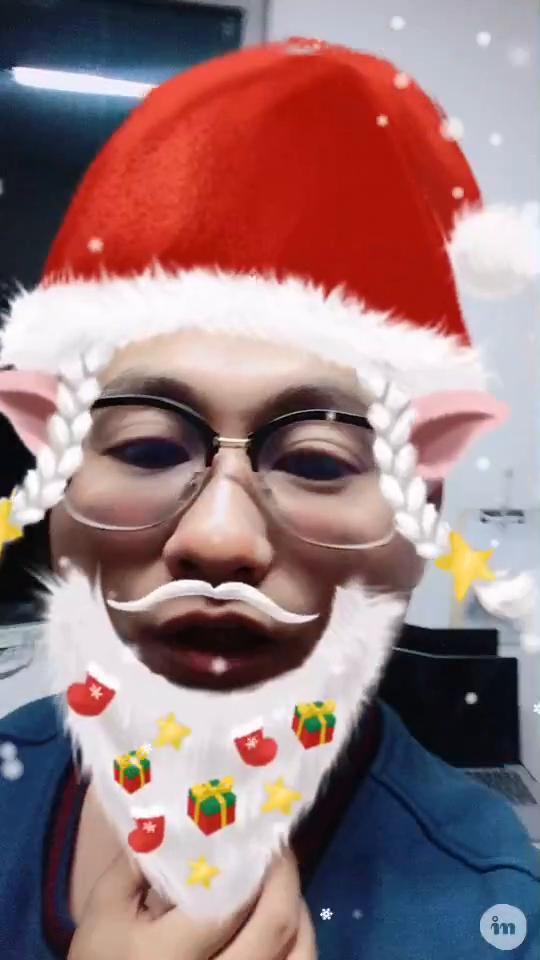
#> input picture frame 8 of opencv-playground/videos/christmas.mp4, 540 x 960 px
$ jupyter execute 5.load-video.ipynb
#> lines starting #> are read from the running program, lines starting #| are printed output that depends on the picture
## 数据读取 - 视频
- cv2.VideoCapture可以捕捉摄像头，用数字来控制不同的设备，例如0，1
- 如果是视频文件，则需要指定好路径即可

[cell 1]
import cv2 as cv

[cell 2]
capture = cv.VideoCapture('./videos/christmas.mp4')

[cell 3]
if capture.isOpened():
    isOpen, frame = capture.read()
#> frame is the input picture: shape (960, 540, 3); mean B, G, R 122.8, 120.5, 151.1
else:
    isOpen = False

[cell 4]
while isOpen:
    ret, frame = capture.read()
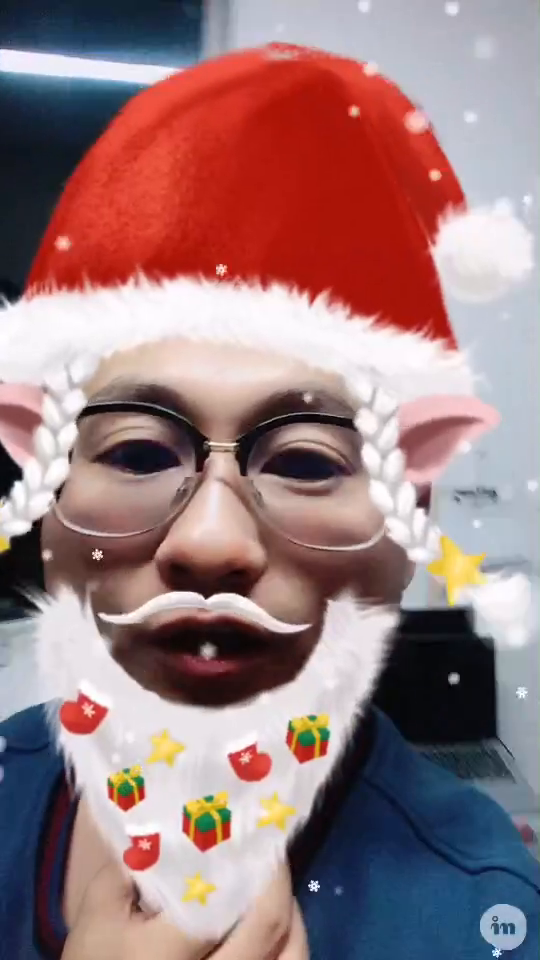
#> input picture frame 9 of opencv-playground/videos/christmas.mp4, 540 x 960 px
#> frame is the input picture: shape (960, 540, 3); mean B, G, R 125.3, 122.9, 153.4
    if frame is None:
        break
    if ret == True:
        gray = cv.cvtColor(frame, cv.COLOR_BGR2GRAY)
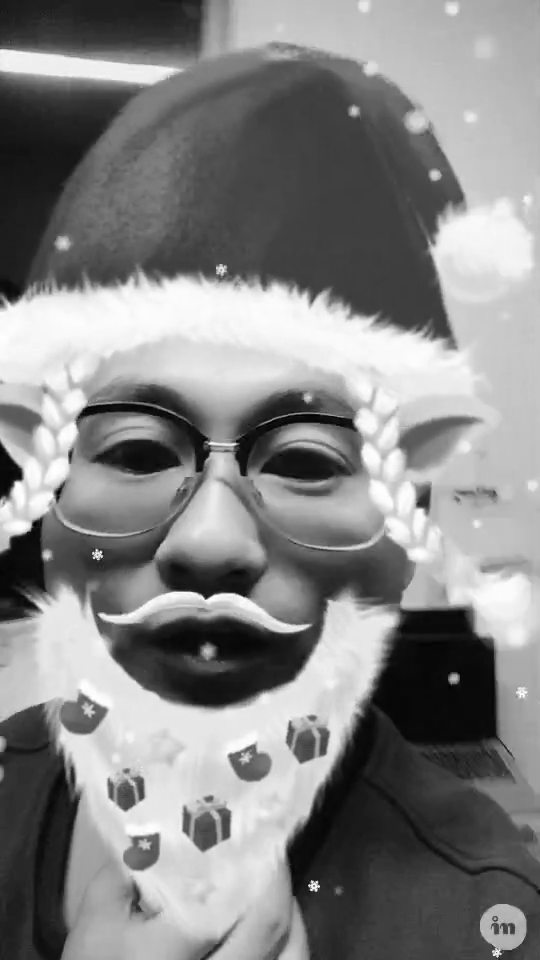
#> gray: shape (960, 540); min 0, max 255, mean 132.3
        cv.imshow('result', gray)
        if cv.waitKey(200) & 0xFF == 27:
#> (key Esc is pressed here)
            break

capture.release()
cv.destroyAllWindows()

$ run again, starting later in the video
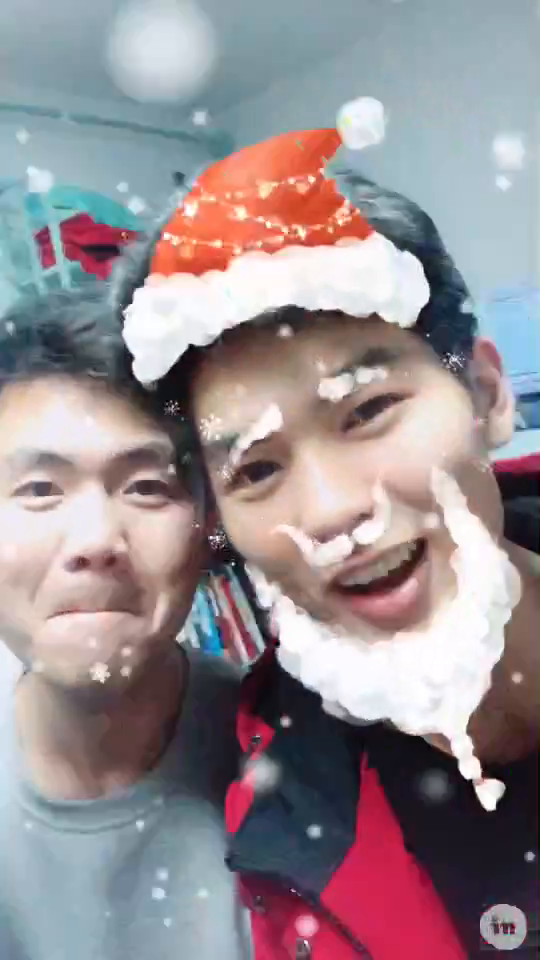
#> input picture frame 37 of opencv-playground/videos/christmas.mp4, 540 x 960 px
#> frame is the input picture: shape (960, 540, 3); mean B, G, R 146, 141.2, 151.8
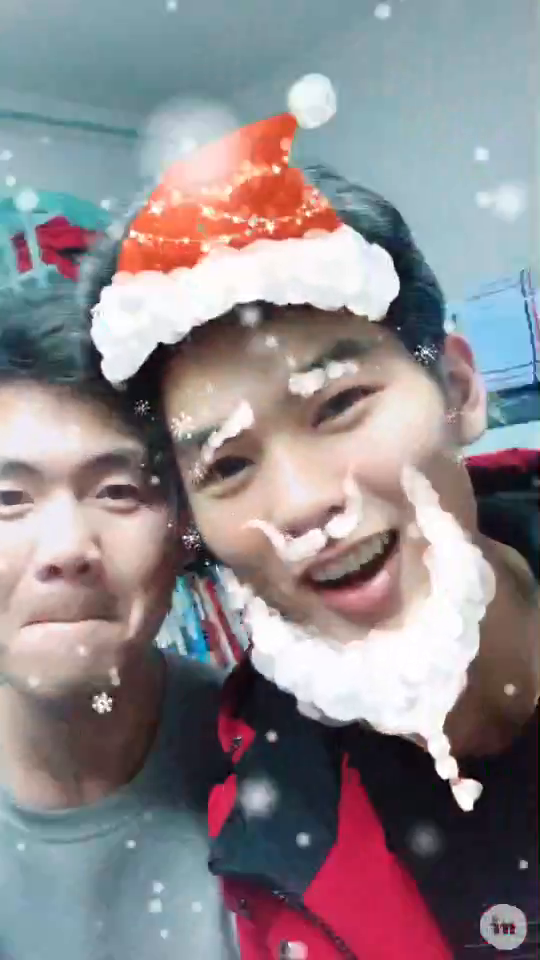
#> input picture frame 38 of opencv-playground/videos/christmas.mp4, 540 x 960 px
#> frame is the input picture: shape (960, 540, 3); mean B, G, R 139.5, 135.3, 142.3
#> `gray = cv.cvtColor(frame, cv.COLOR_BGR2GRAY)`:
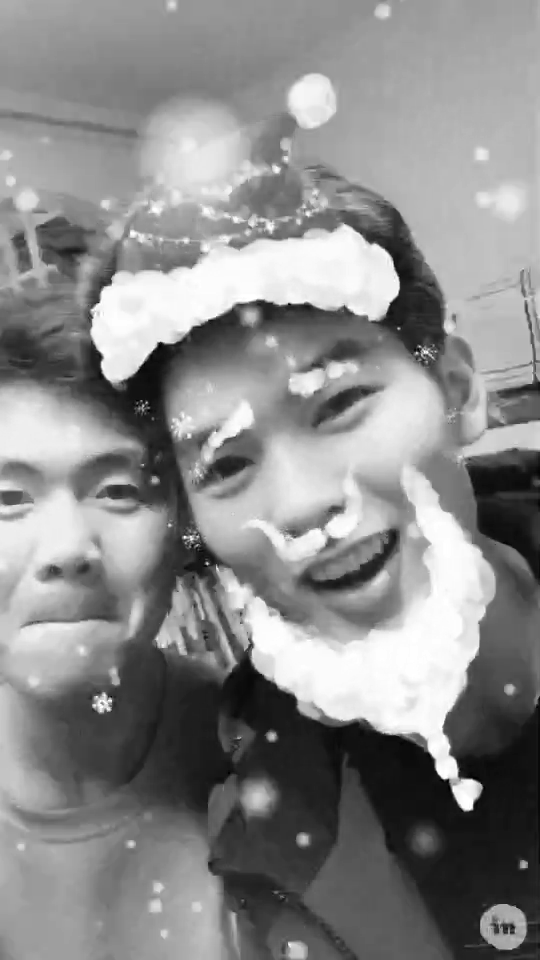
#> gray: shape (960, 540); min 0, max 255, mean 137.9

$ run again, starting later in the video
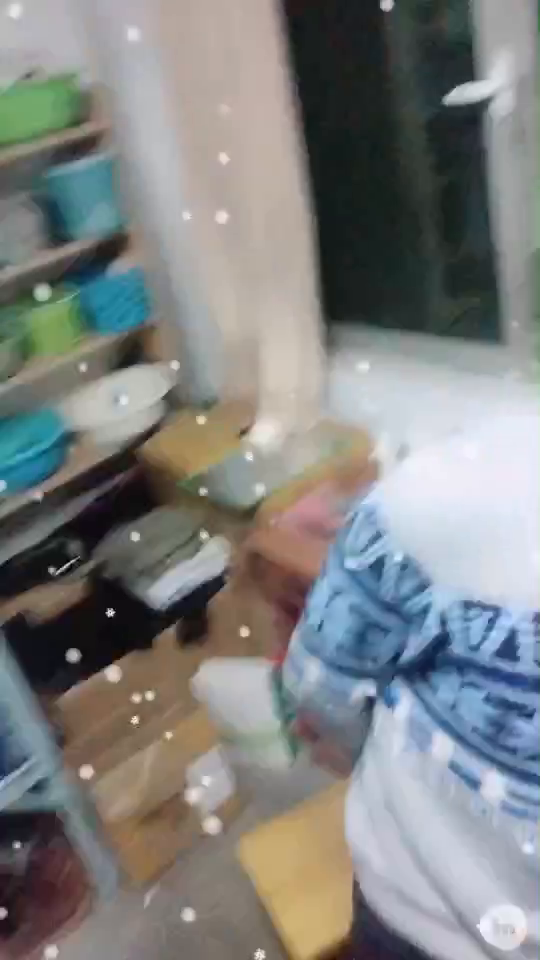
#> input picture frame 66 of opencv-playground/videos/christmas.mp4, 540 x 960 px
#> frame is the input picture: shape (960, 540, 3); mean B, G, R 128.4, 129.4, 127.5
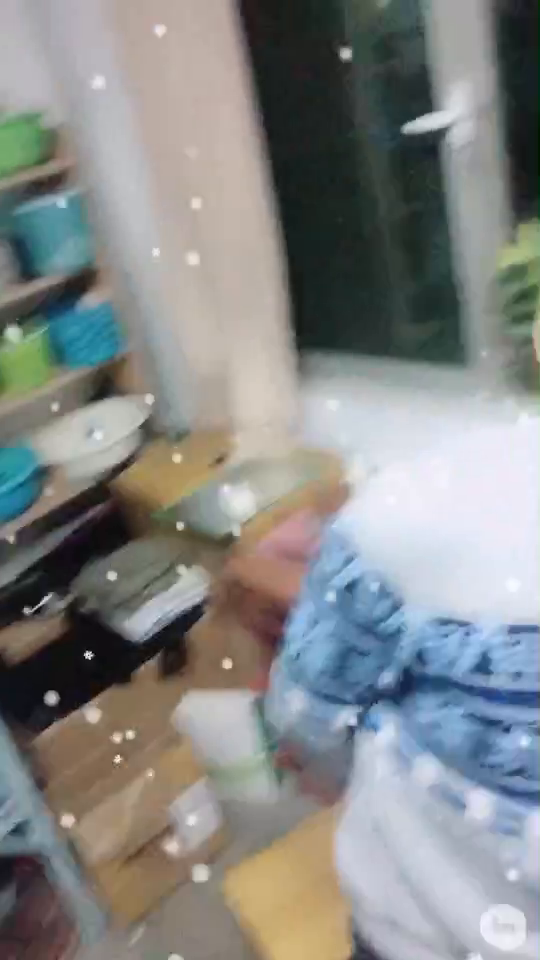
#> input picture frame 67 of opencv-playground/videos/christmas.mp4, 540 x 960 px
#> frame is the input picture: shape (960, 540, 3); mean B, G, R 133.9, 135.1, 132.9
#> `gray = cv.cvtColor(frame, cv.COLOR_BGR2GRAY)`:
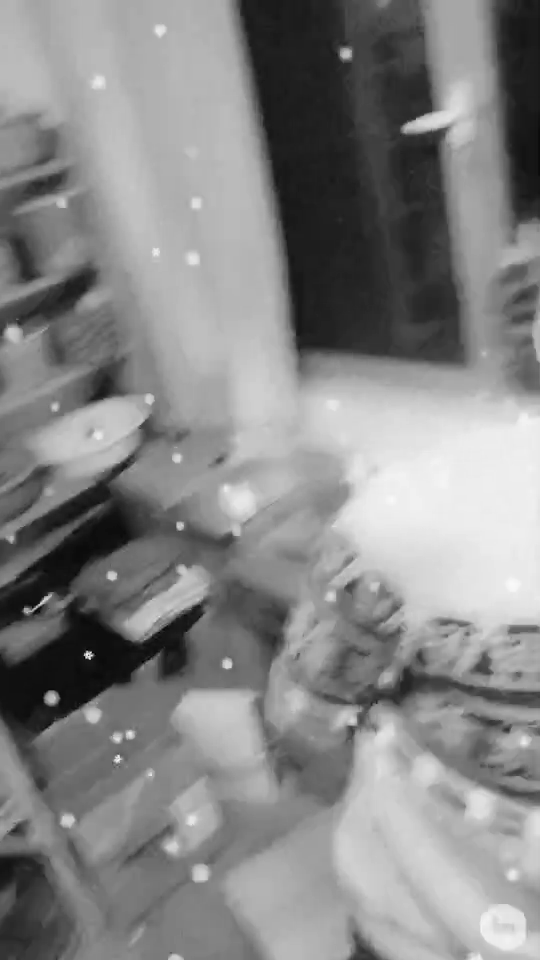
#> gray: shape (960, 540); min 0, max 249, mean 134.3
